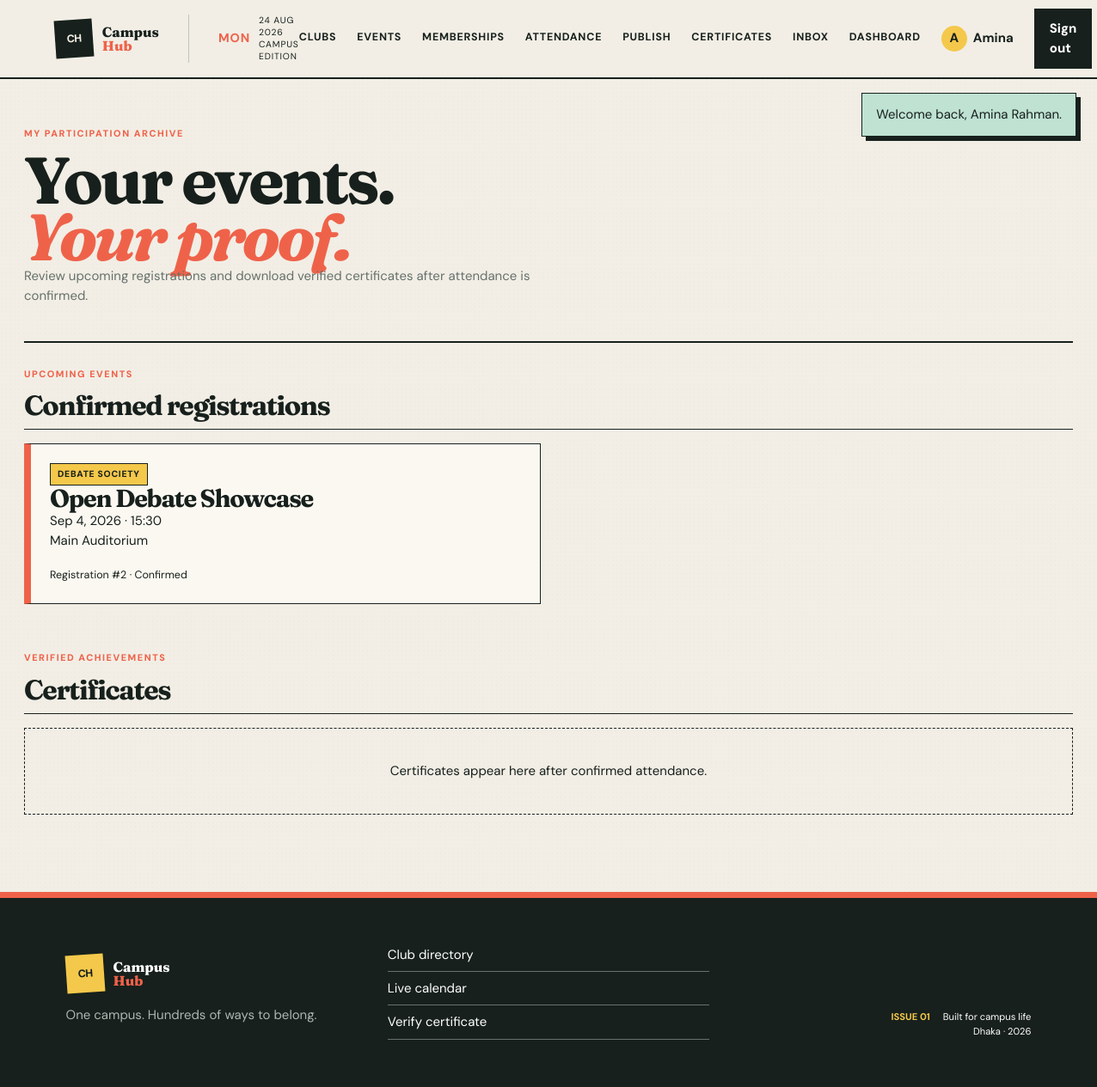
The app's page /certificates.php (signed in) with its own data.
### tables this page shows
CREATE TABLE event_registration (
  registration_id BIGINT UNSIGNED AUTO_INCREMENT PRIMARY KEY,
  student_user_id BIGINT UNSIGNED NOT NULL,
  event_id BIGINT UNSIGNED NOT NULL,
  registration_date TIMESTAMP NOT NULL DEFAULT CURRENT_TIMESTAMP,
  registration_status ENUM('Registered','Cancelled','Attended','Absent') NOT NULL DEFAULT 'Registered',
  qr_token CHAR(64) NULL UNIQUE,
  cancellation_reason VARCHAR(255) NULL,
  updated_at TIMESTAMP NOT NULL DEFAULT CURRENT_TIMESTAMP ON UPDATE CURRENT_TIMESTAMP,
  UNIQUE KEY uq_student_event (student_user_id, event_id),
  CONSTRAINT fk_registration_student FOREIGN KEY (student_user_id) REFERENCES students(user_id) ON DELETE CASCADE,
  CONSTRAINT fk_registration_event FOREIGN KEY (event_id) REFERENCES events(event_id) ON DELETE CASCADE,
  INDEX idx_registration_event_status (event_id, registration_status)
);

CREATE TABLE clubs (
  club_id BIGINT UNSIGNED AUTO_INCREMENT PRIMARY KEY,
  club_name VARCHAR(140) NOT NULL UNIQUE,
  description TEXT NOT NULL,
  category VARCHAR(80) NOT NULL,
  logo VARCHAR(255) NULL,
  contact_information VARCHAR(190) NULL,
  status ENUM('Pending','Active','Suspended') NOT NULL DEFAULT 'Pending',
  created_at TIMESTAMP NOT NULL DEFAULT CURRENT_TIMESTAMP,
  INDEX idx_club_category_status (category, status)
);

CREATE TABLE events (
  event_id BIGINT UNSIGNED AUTO_INCREMENT PRIMARY KEY,
  club_id BIGINT UNSIGNED NOT NULL,
  created_by_user_id BIGINT UNSIGNED NOT NULL,
  title VARCHAR(180) NOT NULL,
  description TEXT NOT NULL,
  event_category VARCHAR(80) NOT NULL,
  event_date DATE NOT NULL,
  start_time TIME NOT NULL,
  end_time TIME NULL,
  venue VARCHAR(180) NOT NULL,
  maximum_participants INT UNSIGNED NOT NULL,
  registration_deadline DATE NULL,
  poster VARCHAR(255) NULL,
  status ENUM('Draft','Upcoming','Ongoing','Completed','Cancelled') NOT NULL DEFAULT 'Draft',
  created_at TIMESTAMP NOT NULL DEFAULT CURRENT_TIMESTAMP,
  updated_at TIMESTAMP NOT NULL DEFAULT CURRENT_TIMESTAMP ON UPDATE CURRENT_TIMESTAMP,
  CONSTRAINT fk_event_club FOREIGN KEY (club_id) REFERENCES clubs(club_id) ON DELETE CASCADE,
  CONSTRAINT fk_event_creator FOREIGN KEY (created_by_user_id) REFERENCES users(user_id),
  CONSTRAINT chk_event_capacity CHECK (maximum_participants > 0),
  CONSTRAINT chk_event_deadline CHECK (registration_deadline IS NULL OR registration_deadline <= event_date),
  INDEX idx_event_discovery (status, event_date, event_category)
);

### config/database.php (called while the page is built, shortened)
<?php
function db(): PDO
{
    static $pdo = null;
    if ($pdo instanceof PDO) {
        return $pdo;
    }
    $dsn = sprintf('mysql:host=%s;port=%s;dbname=%s;charset=utf8mb4', DB_HOST, DB_PORT, DB_NAME);
    try {
        $pdo = new PDO($dsn, DB_USER, DB_PASS, [
            PDO::ATTR_ERRMODE => PDO::ERRMODE_EXCEPTION,
            PDO::ATTR_DEFAULT_FETCH_MODE => PDO::FETCH_ASSOC,
            PDO::ATTR_EMULATE_PREPARES => false,
        ]);
    } catch (PDOException $exception) {
        http_response_code(500);
        exit('Database connection failed. Import database/schema.sql and database/seed.sql in phpMyAdmin, then check config/database.php.');
    }
    return $pdo;
}

### includes/functions.php (called while the page is built, shortened)
<?php
function e(?string $value): string
{
    return htmlspecialchars($value ?? '', ENT_QUOTES, 'UTF-8');
}

### certificates.php (the view, shortened to what this page needs)
<?php
require_once __DIR__.'/includes/bootstrap.php';require_login();$uid=(int)user()['user_id'];
$passes=db()->prepare("SELECT er.registration_id,er.registration_status,e.title,e.event_date,e.start_time,e.venue,c.club_name FROM event_registration er JOIN events e ON e.event_id=er.event_id JOIN clubs c ON c.club_id=e.club_id WHERE er.student_user_id=? AND er.registration_status='Registered' ORDER BY e.event_date,e.start_time");$passes->execute([$uid]);$passes=$passes->fetchAll();
$certs=db()->prepare("SELECT cert.certificate_id,cert.certificate_number,cert.issue_date,cert.verification_code,cert.status,e.title,e.event_date,c.club_name FROM certificate cert JOIN attendance a ON a.attendance_id=cert.attendance_id JOIN event_registration er ON er.registration_id=a.registration_id JOIN events e ON e.event_id=er.event_id JOIN clubs c ON c.club_id=e.club_id WHERE er.student_user_id=? ORDER BY cert.issue_date DESC");$certs->execute([$uid]);$certs=$certs->fetchAll();
$pageTitle='Events & certificates';require __DIR__.'/includes/header.php';?>
<section class="page-shell"><div class="page-head"><div><span class="eyebrow">MY PARTICIPATION ARCHIVE</span><h2>Your events.<br><span class="accent-script">Your proof.</span></h2><p>Review upcoming registrations and download verified certificates after attendance is confirmed.</p></div></div>
<div class="section-head"><div><span class="eyebrow">UPCOMING EVENTS</span><h3>Confirmed registrations</h3></div></div><div class="grid pass-grid"><?php foreach($passes as $p):?><article class="card pass-card"><div><span class="card-tag"><?=e($p['club_name'])?></span><h3><?=e($p['title'])?></h3><p><?=e(date('M j, Y',strtotime($p['event_date'])))?> · <?=e(substr($p['start_time'],0,5))?><br><?=e($p['venue'])?></p><small>Registration #<?=$p['registration_id']?> · Confirmed</small></div></article><?php endforeach;?><?php if(!$passes):?><div class="empty">No active registrations. <a class="text-link" href="events.php">Explore events →</a></div><?php endif;?></div>
<div class="section-head"><div><span class="eyebrow">VERIFIED ACHIEVEMENTS</span><h3>Certificates</h3></div></div><div class="agenda"><?php if(!$certs):?><div class="empty">Certificates appear here after confirmed attendance.</div><?php endif;?></div></section>
<?php require __DIR__.'/includes/footer.php';?>

### assets/style.css (style rules this page uses)
:root { --paper:#f2eee5;--cream:#fbf8f1;--ink:#17201c;--muted:#66716b;--line:#bfc4bd;--coral:#ef624a;--sun:#f4c84b;--green:#27745a;--blue:#6a8fb8;--white:#fff;--shadow:0 18px 48px rgba(23,32,28,.12) }
* { box-sizing:border-box }
html { scroll-behavior:smooth }
body { margin:0;background:var(--paper);background-image:radial-gradient(rgba(23,32,28,.035) .7px,transparent .7px);background-size:5px 5px;color:var(--ink);font:15px/1.55 "DM Sans",sans-serif }
h1,h2,h3 { font-family:Fraunces,serif;line-height:1.02;letter-spacing:-.045em;margin:0 }
p { margin:0 0 1rem }
.page-shell { max-width:1320px;margin:auto;padding:55px 28px 90px }
.page-head { display:flex;justify-content:space-between;align-items:end;border-bottom:2px solid var(--ink);padding-bottom:24px;margin-bottom:28px }
.page-head h2 { font-size:clamp(3rem,6vw,6.6rem);line-height:.87 }
.page-head h2 .accent-script { color:var(--coral);font-style:italic }
.page-head p { color:var(--muted);max-width:600px }
.eyebrow { font-size:.68rem;font-weight:800;letter-spacing:.14em;color:var(--coral);display:block;margin-bottom:13px }
.grid { display:grid;grid-template-columns:repeat(3,1fr);gap:18px }
.card { background:var(--cream);border:1px solid var(--ink);padding:22px;position:relative }
.card h3 { font-size:1.8rem }
.card-tag,.badge { display:inline-block;padding:4px 8px;background:var(--sun);border:1px solid var(--ink);font-size:.65rem;font-weight:800;text-transform:uppercase;letter-spacing:.07em }
.section-head { display:flex;justify-content:space-between;align-items:end;border-bottom:1px solid var(--ink);padding-bottom:10px;margin-bottom:16px }
.section-head h3 { font-size:2rem }
.agenda { display:grid }
.empty { padding:38px;border:1px dashed var(--ink);text-align:center }
.pass-grid { grid-template-columns:repeat(2,1fr);margin-bottom:54px }
.pass-card { border-left:8px solid var(--coral) }

### records on screen
event_registration: clubs.club_name "DEBATE SOCIETY", event.title "Open Debate Showcase", event.event_date "Sep 4, 2026", event.start_time "15:30", event.venue "Main Auditorium", registration_id "2"

### other values on screen
substr($currentUser['full_name'],0,1) "A"
explode(' ',$currentUser['full_name'])[0] "Amina"
$message['message'] "Welcome back, Amina Rahman."
